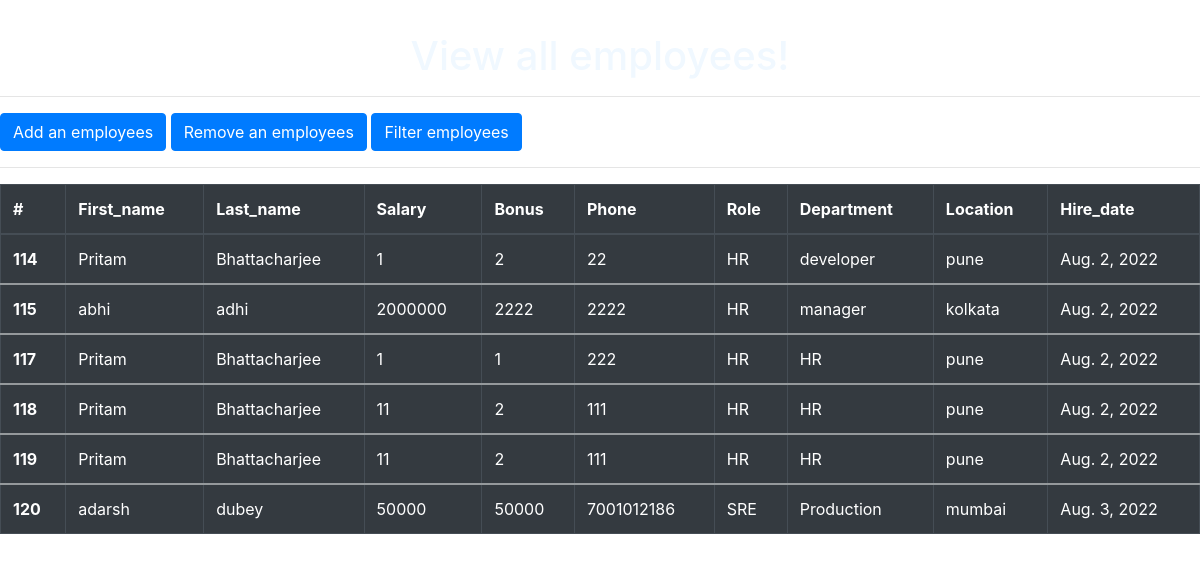
The app's page /all_emp with its own data.
### emp_app/models.py (models this page shows, shortened)
class employee(models.Model):
    first_name = models.CharField(max_length=30, null=False)
    last_name = models.CharField(max_length=30)
    dept=models.ForeignKey(Department, on_delete=models.CASCADE)
    salary=models.IntegerField(default=0)
    bonus=models.IntegerField(default=0)
    role=models.ForeignKey(Role,on_delete=models.CASCADE)
    phone=models.IntegerField(default=0)
    hire_date=models.DateField()

class Role(models.Model):
    name=models.CharField(max_length=100, null=False)

class Department(models.Model):
    name=models.CharField(max_length=100, null=False)
    location=models.CharField(max_length=100)
    def __str__(self):
        return self.name

### emp_app/views.py (the view)
# urls.py: path('all_emp', views.all_emp, name='all_emp'),
def all_emp(request):
    emps=employee.objects.all()
    context={
        'emps':emps
    }
    return render(request, 'all_emp.html',context)

### emp_app/templates/all_emp.html (shortened to what this page needs)
{% load static%}
<!DOCTYPE html>
<html lang="en">
<head>
    <link rel="stylesheet" href="{% static 'css/style.css' %}"}>
    <link rel="stylesheet" href="https://cdn.jsdelivr.net/npm/bootstrap@4.3.1/dist/css/bootstrap.min.css">
</head>
<body id="all">
    <div class="text-bg-primary p-3 ">
      </div>
    <h1 style="color:aliceblue" class="text-center">View all employees!</h1>
    <hr>
    <a class="btn btn-primary" href="/add_emp" role="button">Add an employees</a>
    <a class="btn btn-primary" href="/remove_emp" role="button">Remove an employees</a>
    <a class="btn btn-primary" href="/filter_emp" role="button">Filter employees</a>
    <hr>
    <table class="table table-bordered table-dark">
        <thead>
          <tr>
            <th scope="col">#</th>
            <th scope="col">First_name</th>
            <th scope="col">Last_name</th>
            <th scope="col">Salary</th>
            <th scope="col">Bonus</th>
            <th scope="col">Phone</th>
            <th scope="col">Role</th>
            <th scope="col">Department</th>
            <th scope="col">Location</th>
            <th scope="col">Hire_date</th>
          </tr>
        </thead>
        {% for emp in emps %}
        <tbody>
          <tr>
            <th scope="row">1{{emp.id}}</th>
            <td>{{emp.first_name}}</td>
            <td>{{emp.last_name}}</td>
            <td>{{emp.salary}}</td>
            <td>{{emp.bonus}}</td>
            <td>{{emp.phone}}</td>
            <td>{{emp.role.name}}</td>
            <td>{{emp.dept}}</td>
            <td>{{emp.dept.location}}</td>
            <td>{{emp.hire_date}}</td>
          </tr>
        </tbody>
        {% endfor %}
      </table>
  </body>
</html>

### static/css/style.css (style rules this page uses)
#all { background-image: url("/static/images/off.jpg"); background-size: cover; }

### records on screen
employee: id "14", first_name "Pritam", last_name "Bhattacharjee", salary "1", bonus "2", phone "22", role.name "HR", dept "developer", dept.location "pune", hire_date "Aug. 2, 2022"
employee: id "15", first_name "abhi", last_name "adhi", salary "2000000", bonus "2222", phone "2222", role.name "HR", dept "manager", dept.location "kolkata", hire_date "Aug. 2, 2022"
employee: id "17", first_name "Pritam", last_name "Bhattacharjee", salary "1", bonus "1", phone "222", role.name "HR", dept "HR", dept.location "pune", hire_date "Aug. 2, 2022"
employee: id "18", first_name "Pritam", last_name "Bhattacharjee", salary "11", bonus "2", phone "111", role.name "HR", dept "HR", dept.location "pune", hire_date "Aug. 2, 2022"
employee: id "19", first_name "Pritam", last_name "Bhattacharjee", salary "11", bonus "2", phone "111", role.name "HR", dept "HR", dept.location "pune", hire_date "Aug. 2, 2022"
employee: id "20", first_name "adarsh", last_name "dubey", salary "50000", bonus "50000", phone "7001012186", role.name "SRE", dept "Production", dept.location "mumbai", hire_date "Aug. 3, 2022"
